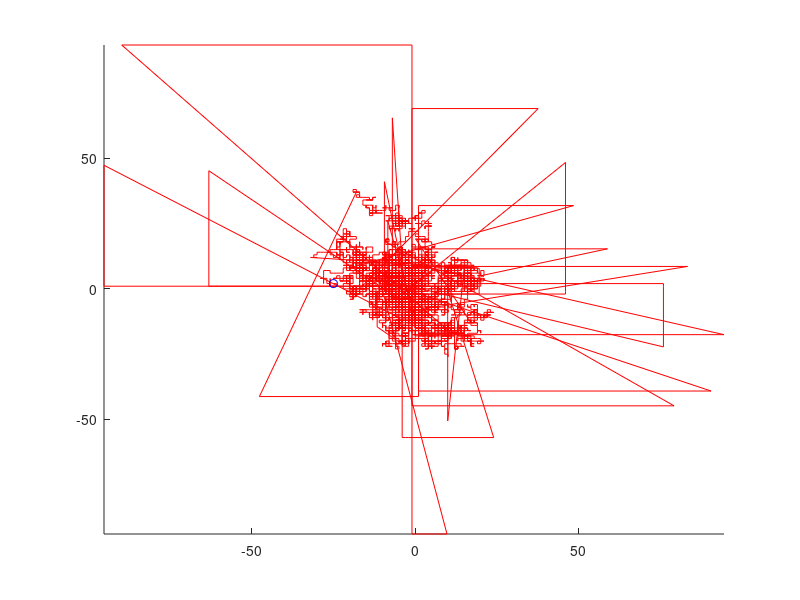
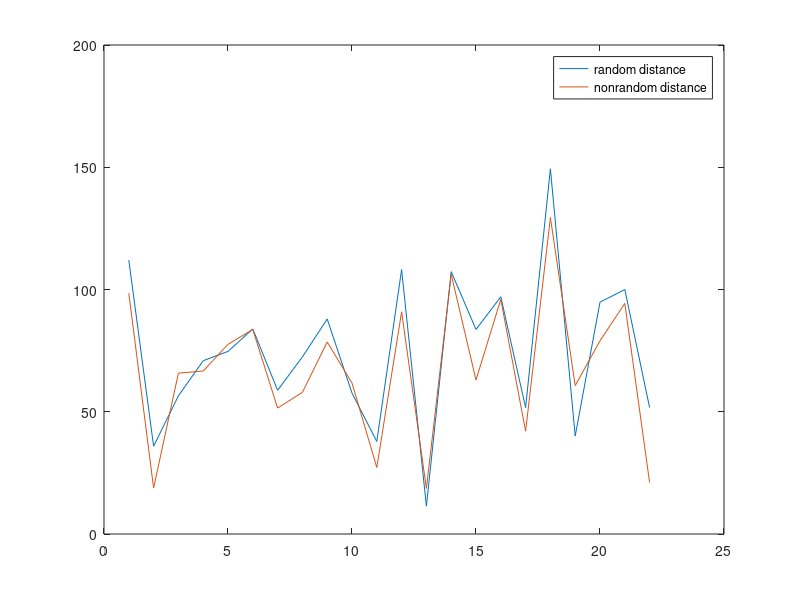

Recreate these plots in MATLAB, in order.
simulationLength = 12000; % length of simulation in "minutes"

% set position of hospital (where ambulance will return to)
hospitalPositionX = 0;
hospitalPositionY = 0;


Scale = 100; % size of area calls can come in from (multiplied by 2 by the program for positive and negative)
Prob = 0.1; % probability (out of 1) of an incoming call every hour

% Don't change any of the below variables

% Dist = zeros();
% Dist2 = zeros();

% x and y positions of random walk ambulance
X = zeros (simulationLength, 1);
Y = zeros (simulationLength, 1);

Dist_Random = zeros(); % distance of random ambulance movement
Dist_Nonrandom = zeros(); % distance of non-random ambulance movement

X(1, 1) = hospitalPositionX; % array of x values (for random ambulance)
Y(1, 1) = hospitalPositionY; % array of y values (for non-random ambulance)

Xvalue = hospitalPositionX; % current x value (starting position)
Yvalue = hospitalPositionY; % current y value (")

callNumber = 1; % current call being dealt with



for Timer = 2 : length(X) % for loop to repeat simulation
 
    random = rand; % generate random number
    random = floor(5 * random); % generate a random number between 0 and 4 to decide direction of random walk (or 0 for no random walk)
    
    % expect no movement (will be overwritten if there is)
    X(Timer, 1) = X(Timer - 1, 1);
    Y(Timer, 1) = Y(Timer - 1, 1);
    
    % random walk
 
    if random == 1 % move right
        if Xvalue > Scale % check the ambulance is not out of bounds
            X(Timer, 1) = X(Timer - 1, 1);
        else % move
            Xvalue = Xvalue + 1;
            X(Timer, 1) = Xvalue; % push current x value to array of x values
        end
        
    elseif random == 2 % move left
        if Xvalue < -Scale
            X(Timer, 1) = X(Timer - 1, 1);
        else
            Xvalue = Xvalue - 1;
            X(Timer, 1) = Xvalue;
        end
    
    elseif random == 3 % move up
        if Yvalue > Scale
            Y(Timer, 1) = Y(Timer - 1, 1);
        else
            Yvalue = Yvalue + 1;
            Y(Timer, 1) = Yvalue;
        end
        
    elseif random == 4 % move down
        if Yvalue < -Scale
            Y(Timer, 1) = Y(Timer - 1, 1);
        else
            Yvalue = Yvalue - 1;
            Y(Timer, 1) = Yvalue;
        end
    end
    
    if mod(Timer,60) == 1 % check if a new hour has elapsed
        r = binornd(1, Prob); % binomial distribution to check if a call has been received (1 = number of trials)
        if r > rand % ???
            % random call position within scale
            position (1, 1) = (rand - 0.5) * 2 * Scale; % random x position within scale
            position (1, 2) = (rand - 0.5) * 2 * Scale; % random y position within scale
            % ambulance moves instantly to call position
            X(Timer, 1) = position (1, 1); 
            Y(Timer, 1) = position (1, 2);
            % find distance that both ambulance types have moved to reach this call
            Dist_Random(callNumber, 1) = sqrt((position(1, 1) - X(Timer - 1, 1)) .^ 2 + (position(1, 2) - Y(Timer - 1, 1)) .^ 2);
            Dist_Nonrandom(callNumber, 1) = sqrt((position(1, 1) - 0) .^ 2 + (position(1, 2) - 0) .^ 2);
            
            callNumber = callNumber + 1;
            
            % return ambulance to hospital
            Timer = Timer + 1;
            Xvalue = hospitalPositionX;
            Yvalue = hospitalPositionY;
            X(Timer, 1) = Xvalue;
            Y(Timer, 1) = Yvalue;
        end
    end
end

% plot graphs

% comet plot (visulisation of random ambulance moving)
ax = axes;
set(ax,'xlim',[-Scale Scale],'ylim',[-Scale Scale]); % set axes
hold (ax);
comet (ax, X, Y);
position = zeros (1, 2);

% random and nonrandom distances plotted against each other
figure;
plot(Dist_Random(:, 1));
hold on;
plot(Dist_Nonrandom(:, 1));
legend('random distance', 'nonrandom distance');

% print information to console
fprintf('random distance: %f.\n',mean(Dist_Random));
fprintf('nonrandom distance: %f.\n',mean(Dist_Nonrandom));

%mean(Dist_Random);
%mean(Dist_Nonrandom);
